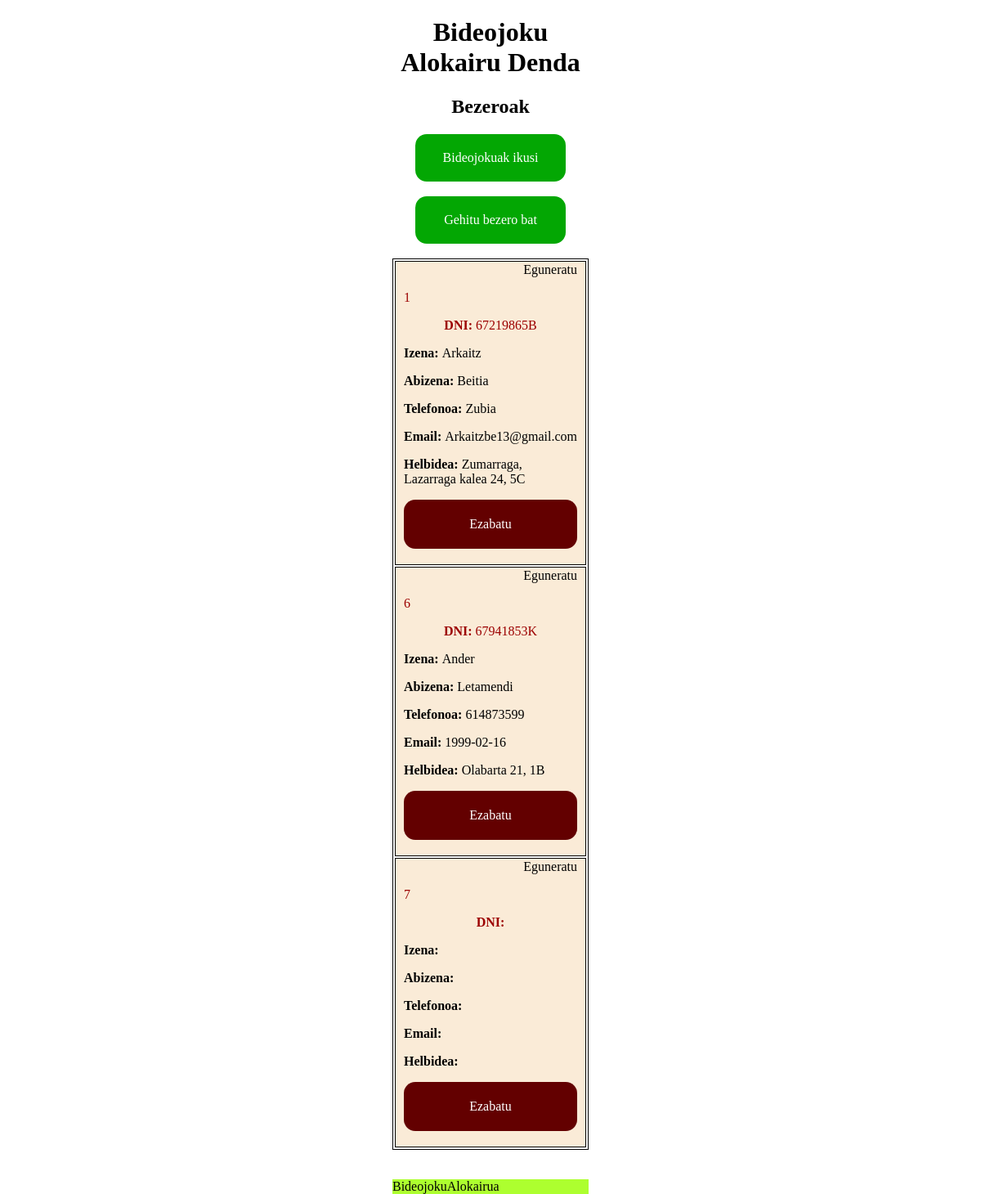
The app's page /bezeroak/, older data.
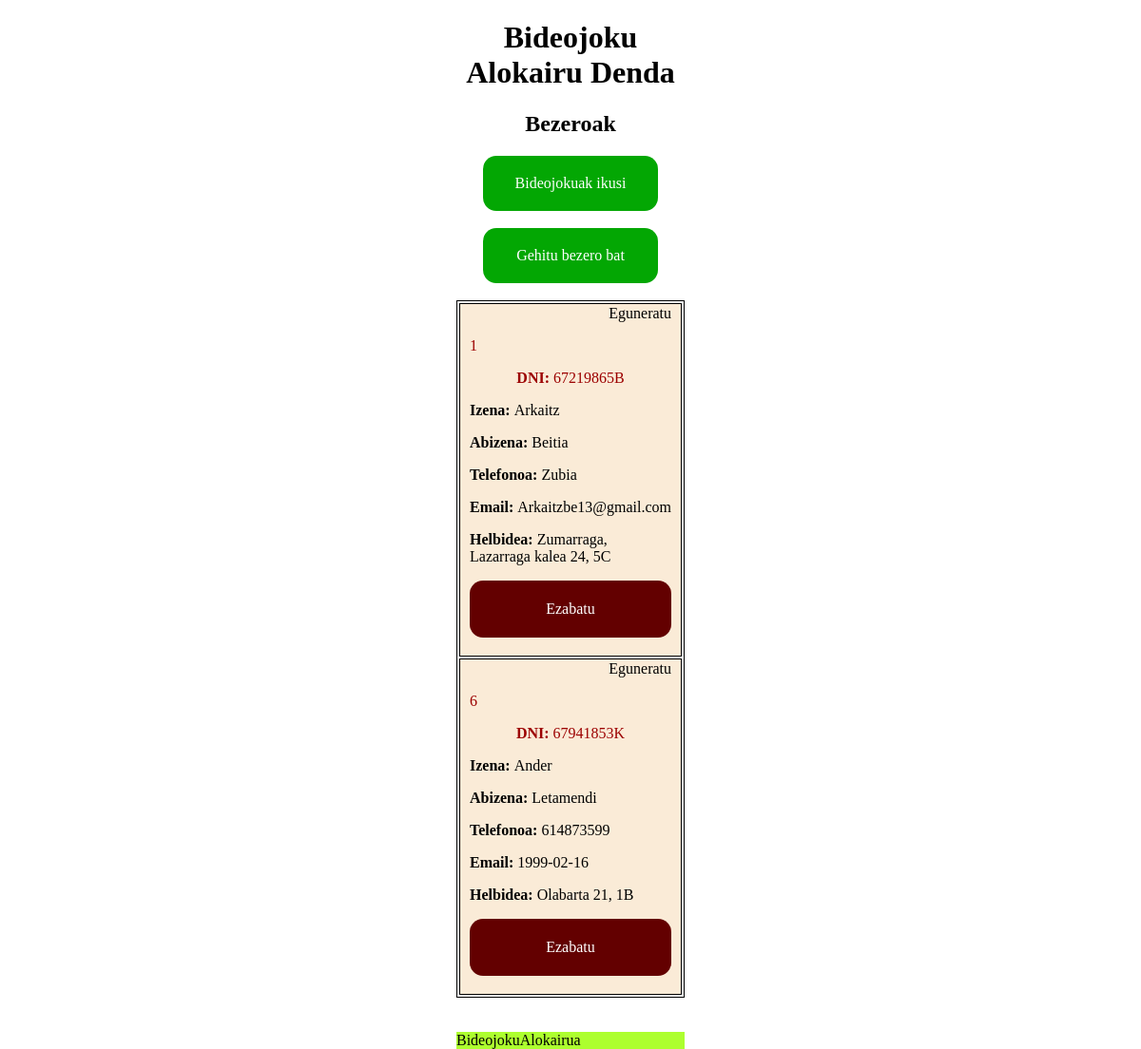
The same page, newer data.
### BideojokuAlokairua/models.py (models this page shows, shortened)
class Bezeroa(models.Model):
    bez_dni = models.CharField(max_length=20)
    bez_izena = models.CharField(max_length=30)
    bez_abizena = models.CharField(max_length=50)
    bez_telefonoa = models.CharField(max_length=20)
    bez_email = models.CharField(max_length=50)
    bez_helbidea = models.CharField(max_length=60)

### BideojokuAlokairua/views.py (the view)
# urls.py: path('bezeroak/', views.bezeroak, name = 'bezeroak'),
def bezeroak(request):
    bezeroak = Bezeroa.objects.all
    return render(request, 'bezeroak.html', {'bezeroa':bezeroak})

### BideojokuAlokairua/templates/bezeroak.html
{%extends 'base.html'%}
{%block content%}
    <center><h2>Bezeroak</h2></center>
    <div class="gehitubotoia">
        <center><a id="gehitubotoia" href="{% url 'index' %}">Bideojokuak ikusi</a></center>
    </div><br>
    <div class="gehitubotoia">
        <center><a id="gehitubotoia" href="/add/addbez">Gehitu bezero bat</a></center>
    </div>
    <br>
    <center><table style="width: 100%;">
        {%for bezeroa in bezeroa%}
        <tr>
            <td>
                <div id="eguneratu" style="text-align: right;">
                    <a style="text-decoration: none; color: black;" href="eguneratubezform/{{bezeroa.id}}">Eguneratu</a>
                </div>
                <div>
                    <p class="ida">{{bezeroa.id}}</p>
                    <center><p class="ida"><b>DNI: </b>{{bezeroa.bez_dni}}</p></center>
                    <p><b>Izena: </b>{{bezeroa.bez_izena}}</p>
                    <p><b>Abizena: </b>{{bezeroa.bez_abizena}}</p>
                    <p><b>Telefonoa: </b>{{bezeroa.bez_telefonoa}}</p>
                    <p><b>Email:  </b>{{bezeroa.bez_email}}</p>
                    <p><b>Helbidea: </b>{{bezeroa.bez_helbidea}}</p>
                    <div id="ezabatubotoia">
                        <p><a class="ezabatu" href="ezabatubezeroa/{{bezeroa.id}}">Ezabatu</a></p>
                    </div>
                    <br>
                </div>
            </td>
        </tr>
        {%endfor%}
    </table></center>
{%endblock content%}

Row changes from the older to the newer data that the page shows:
removed Bezeroa: id "7"
